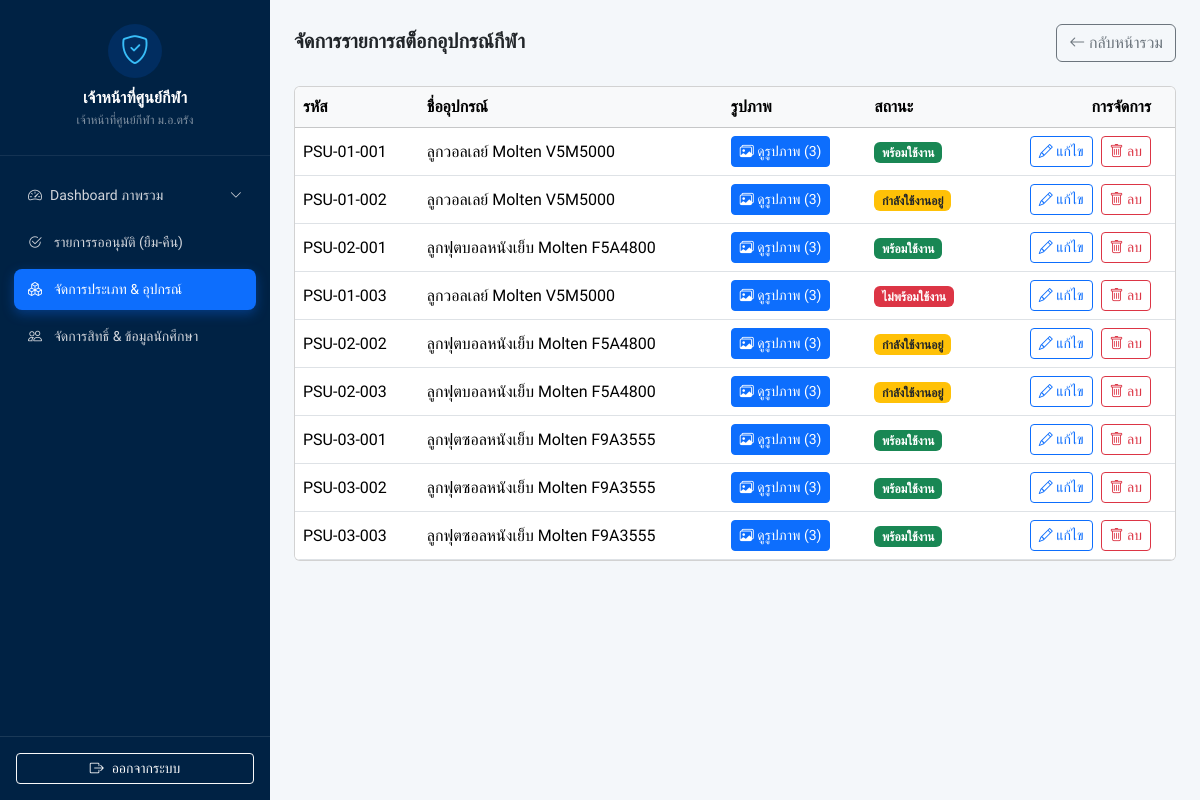
Before: /admin/equipment.php (signed in) with the older database file.
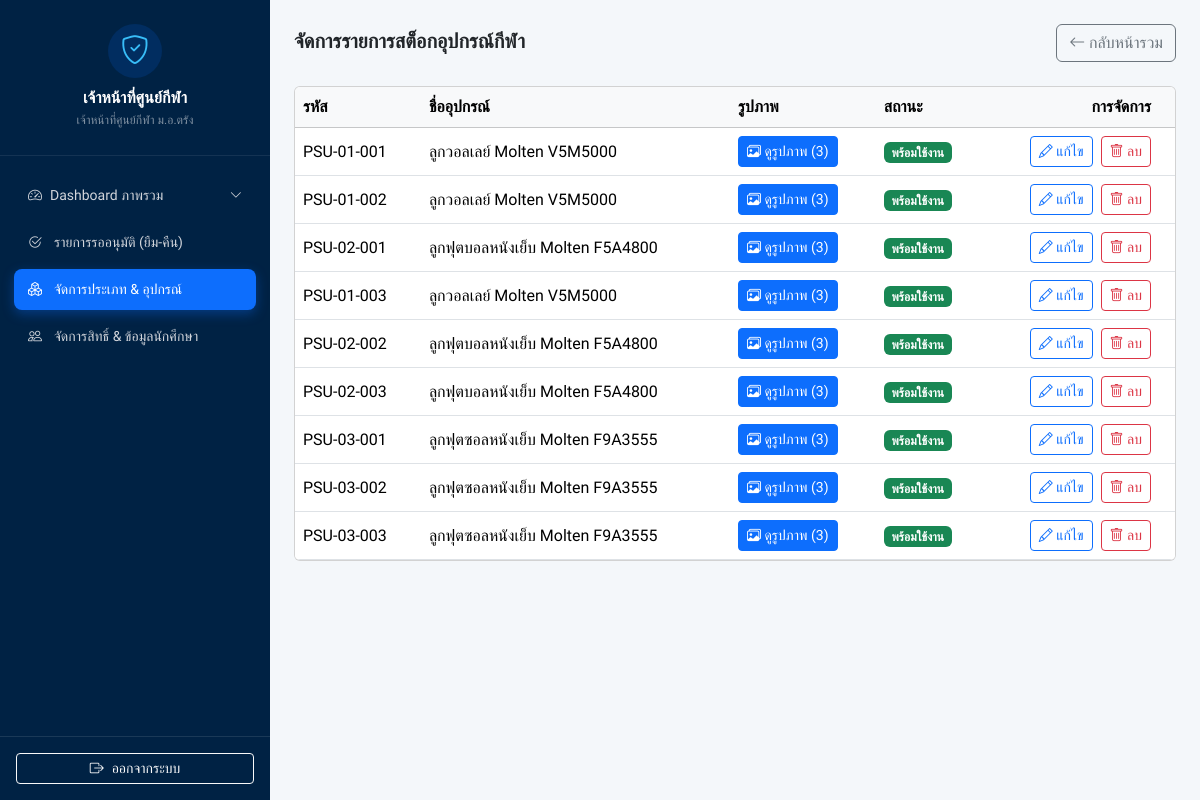
After: the same page with the newer database file.
### tables this page shows
CREATE TABLE IF NOT EXISTS `sport_equipment` (
  `eq_id` int(11) NOT NULL AUTO_INCREMENT,
  `category_id` int(11) DEFAULT NULL,
  `eq_code` varchar(255) DEFAULT '',
  `eq_name` varchar(255) DEFAULT '',
  `status` enum('avaliable','borrowed','damaged','maintenance') NOT NULL DEFAULT 'avaliable',
  `created_at` timestamp NULL DEFAULT current_timestamp(),
  PRIMARY KEY (`eq_id`),
  KEY `category_id` (`category_id`),
  CONSTRAINT `category_id` FOREIGN KEY (`category_id`) REFERENCES `sport_categories` (`category_id`) ON UPDATE CASCADE
);

### admin/equipment.php (the view, shortened to what this page needs)
<?php
require_once '../config/db.php';
$category_id = isset($_GET['category_id']) ? (int)$_GET['category_id'] : 0;
$query = "
    SELECT e.*,
        GROUP_CONCAT(CONCAT(img.image_id, ':::', img.image_path) SEPARATOR '||') as all_images,
        COUNT(img.image_id) as img_count
    FROM sport_equipment e
    LEFT JOIN image_equipment img ON e.eq_id = img.eq_id
";
if ($category_id > 0) {
    $stmt = $pdo->prepare($query . " WHERE e.category_id = ? GROUP BY e.eq_id ORDER BY e.eq_id ASC");
    $stmt->execute([$category_id]);
} else {
    $stmt = $pdo->query($query . " GROUP BY e.eq_id ORDER BY e.eq_id ASC");
}
$equipments = $stmt->fetchAll();
?>
<!DOCTYPE html>
<html lang="th">
<head>
</head>
<body class="d-flex">
    <?php include '../components/sidebar.php'; ?>
    <div class="flex-grow-1 p-4">
        <div class="d-flex justify-content-between align-items-center mb-4">
            <div>
                <h5 class="fw-bold mb-1">จัดการรายการสต็อกอุปกรณ์กีฬา</h5>
            </div>
            <div class="d-flex gap-2">
                <a href="categories.php" class="btn btn-outline-secondary"><i class="bi bi-arrow-left"></i> กลับหน้ารวม</a>
            </div>
        </div>
        <div class="card card-custom p-0 overflow-hidden">
            <table class="table table-hover mb-0 align-middle">
                <thead class="table-light">
                    <tr>
                        <th>รหัส</th>
                        <th>ชื่ออุปกรณ์</th>
                        <th>รูปภาพ</th>
                        <th>สถานะ</th>
                        <th class="text-end pe-4">การจัดการ</th>
                    </tr>
                </thead>
                <tbody>
                    <?php foreach($equipments as $eq):
                        $img_list = [];
                        if(!empty($eq['all_images'])) {
                            $pairs = explode('||', $eq['all_images']);
                            foreach($pairs as $p) {
                                $parts = explode(':::', $p);
                                if(count($parts) === 2) {
                                    $img_list[] = ['id' => $parts[0], 'path' => $parts[1]];
                                }
                            }
                        }
                    ?>
                    <tr>
                        <td><?= htmlspecialchars($eq['eq_code']) ?></td>
                        <td><?= htmlspecialchars($eq['eq_name']) ?></td>
                        <td>
                            <?php if(!empty($img_list)): ?>
                                <button class="btn btn-sm btn-primary" onclick='viewMultipleImages(<?= json_encode($img_list) ?>, "<?= htmlspecialchars($eq['eq_code']) ?>")'>
                                    <i class="bi bi-images"></i> ดูรูปภาพ (<?= count($img_list) ?>)
                                </button>
                            <?php else: ?>
                                <button class="btn btn-sm btn-secondary" disabled>ไม่มีรูป</button>
                            <?php endif; ?>
                        </td>
                        <td>
                            <?php
                            if($eq['status'] == 'avaliable') {
                                echo '<span class="badge bg-success">พร้อมใช้งาน</span>';
                            } elseif($eq['status'] == 'borrowed') {
                                echo '<span class="badge bg-warning text-dark">กำลังใช้งานอยู่</span>';
                            } else {
                                echo '<span class="badge bg-danger">ไม่พร้อมใช้งาน</span>';
                            }
                            ?>
                        </td>
                        <td class="text-end pe-4">
                            <button class="btn btn-sm btn-outline-primary me-1" onclick='openEditModal(<?= json_encode($eq) ?>)'>
                                <i class="bi bi-pencil"></i> แก้ไข
                            </button>
                            <button class="btn btn-sm btn-outline-danger" onclick="openDeleteModal('<?= $eq['eq_id'] ?>', '<?= $eq['eq_code'] ?>')">
                                <i class="bi bi-trash"></i> ลบ
                            </button>
                        </td>
                    </tr>
                    <?php endforeach; ?>
                </tbody>
            </table>
        </div>
    </div>
</body>
</html>

Changed rows visible on the page:
changed sport_equipment "PSU-01-002": status "กำลังใช้งานอยู่" → "พร้อมใช้งาน"
changed sport_equipment "PSU-01-003": status "ไม่พร้อมใช้งาน" → "พร้อมใช้งาน"
changed sport_equipment "PSU-02-002": status "กำลังใช้งานอยู่" → "พร้อมใช้งาน"
changed sport_equipment "PSU-02-003": status "กำลังใช้งานอยู่" → "พร้อมใช้งาน"
